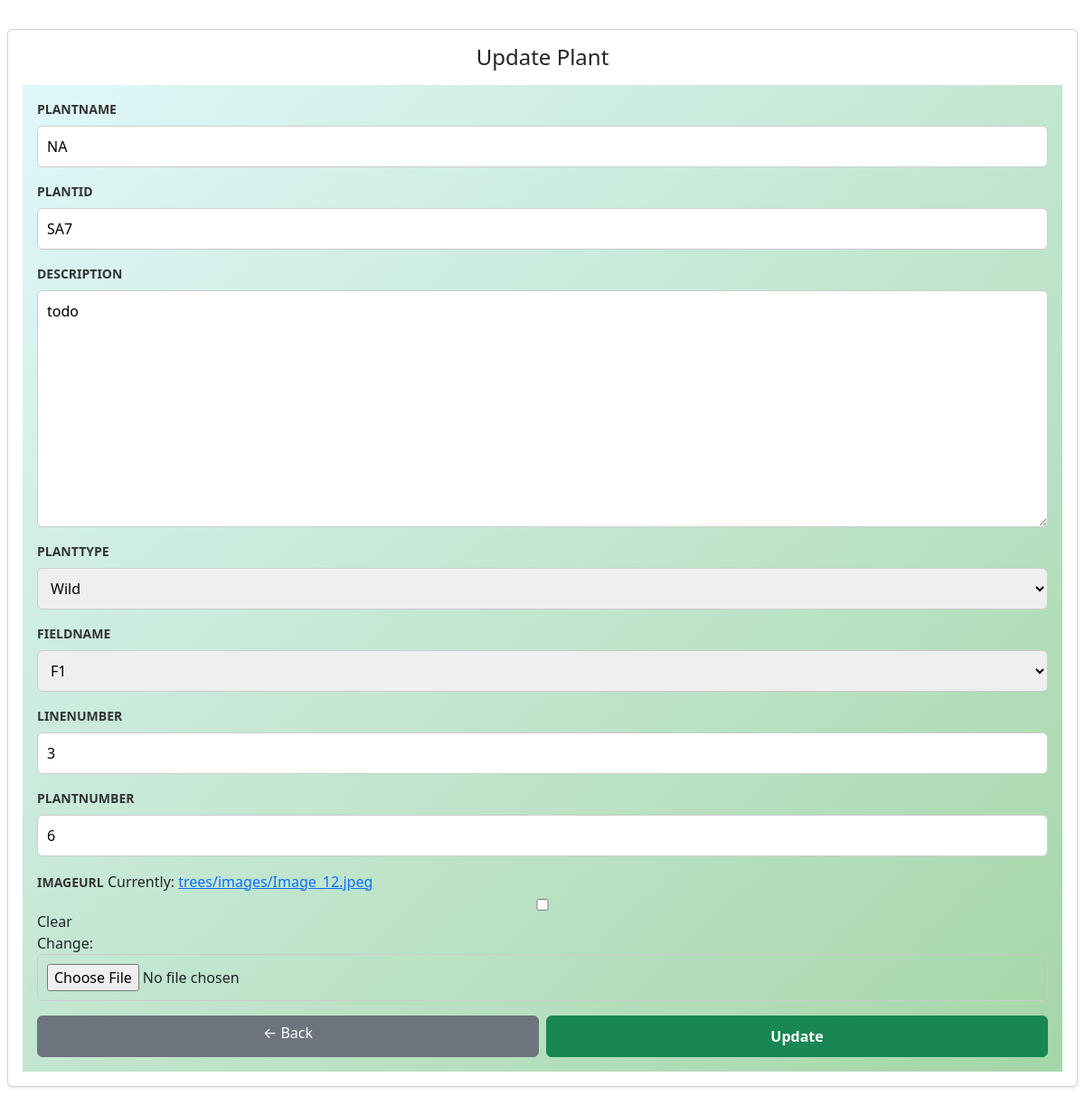
Page /dashboard/trees/7/update/ on the earlier database version.
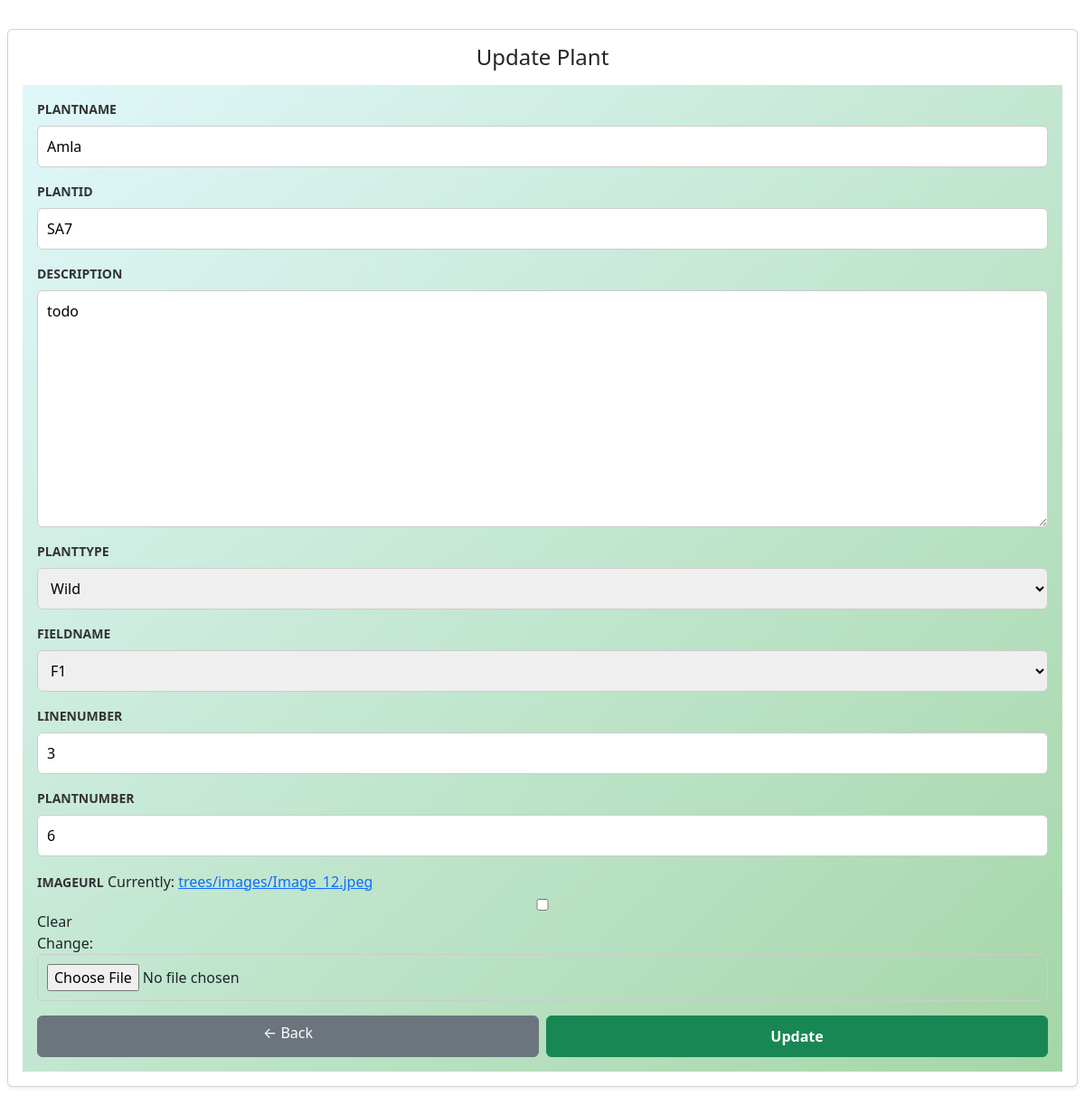
Same page on the later database version.
### trees/models.py (models this page shows, shortened)
class Tree(models.Model):
    PLANT_TYPE_CHOICES = [
        ('Wild', 'Wild'),
        ('Medicinal', 'Medicinal'),
        ('Fruit', 'Fruit'),
    ]
    FIELD_TYPE_CHOICES = [
        ('F1', 'F1'),
        ('F2', 'F2'),
        ('F3', 'F3'),
    ]
    plantName = models.CharField(max_length=100, default='NA')  # required
    plantId = models.CharField(max_length=20, unique=True)  # required
    description = models.TextField(max_length=400, null=True, blank=True)  # optional
    plantType = models.CharField(max_length=20, choices=PLANT_TYPE_CHOICES, default='Other')  # dropdown, optional
    fieldName = models.CharField(max_length=20, choices=FIELD_TYPE_CHOICES, default='F1')  # required
    lineNumber = models.CharField(max_length=20, default='1')  # required
    plantNumber = models.CharField(max_length=20, default='1')  # required
    imageUrl = models.ImageField(upload_to='trees/images/', null=True, blank=True)  # required

### trees/views.py (the view)
# urls.py: path('dashboard/trees/<int:pk>/update/', views.tree_update, name='tree_update'),
def tree_update(request, pk):
    tree = get_object_or_404(Tree, pk=pk)
    old_image = tree.imageUrl
    if request.method == 'POST':
        form = TreeForm(request.POST, request.FILES, instance=tree)
        clear_image = request.POST.get('imageUrl-clear', False)
        new_image = request.FILES.get('imageUrl', None)
        if form.is_valid():
            if new_image:
                if old_image and hasattr(old_image, 'path') and os.path.isfile(old_image.path):
                    os.remove(old_image.path)
            elif clear_image and old_image:
                if hasattr(old_image, 'path') and os.path.isfile(old_image.path):
                    os.remove(old_image.path)
                tree.imageUrl = None  # Clear the field manually
            form.save()
            return redirect('tree_admin_list')
    else:
        form = TreeForm(instance=tree)
    return render(request, 'trees/tree_form.html', {'form': form, 'action': 'Update'})

### trees/forms.py
class TreeForm(forms.ModelForm):
    class Meta:
        model = Tree
        fields = '__all__'

### trees/context_processors.py (called while the page is built)
def base_image_url(request):
    return {
        'BASE_IMAGE_URL': settings.BASE_IMAGE_URL
    }

### trees/templates/trees/tree_form.html (shortened to what this page needs)
{% load static %}
<link rel="stylesheet" href="https://cdn.jsdelivr.net/npm/bootstrap@5.3.3/dist/css/bootstrap.min.css">
<link rel="stylesheet" href="{% static 'trees/css/form.css' %}">
<div class="p-2 my-4">
    <div class="card shadow-sm">
        <div class="card-body">
            <h4 class="mb-3 text-center">{{ action }} Plant</h4>
            <form method="post" enctype="multipart/form-data" class="tree-form">
                {% for field in form %}
                    <div class="mb-3">
                        <label class="form-label fw-semibold text-uppercase small">{{ field.label }}</label>
                        {{ field}}
                    </div>
                {% endfor %}
                <div class="d-flex gap-2">
                    <a href="{% url 'home' %}" class="btn btn-secondary w-50">← Back</a>
                    <button type="submit" class="btn btn-success w-50">{{ action }}</button>
                </div>
            </form>
        </div>
    </div>
</div>

Differences in the rows shown:
changed Tree "SA7": plantName "NA" → "Amla"
